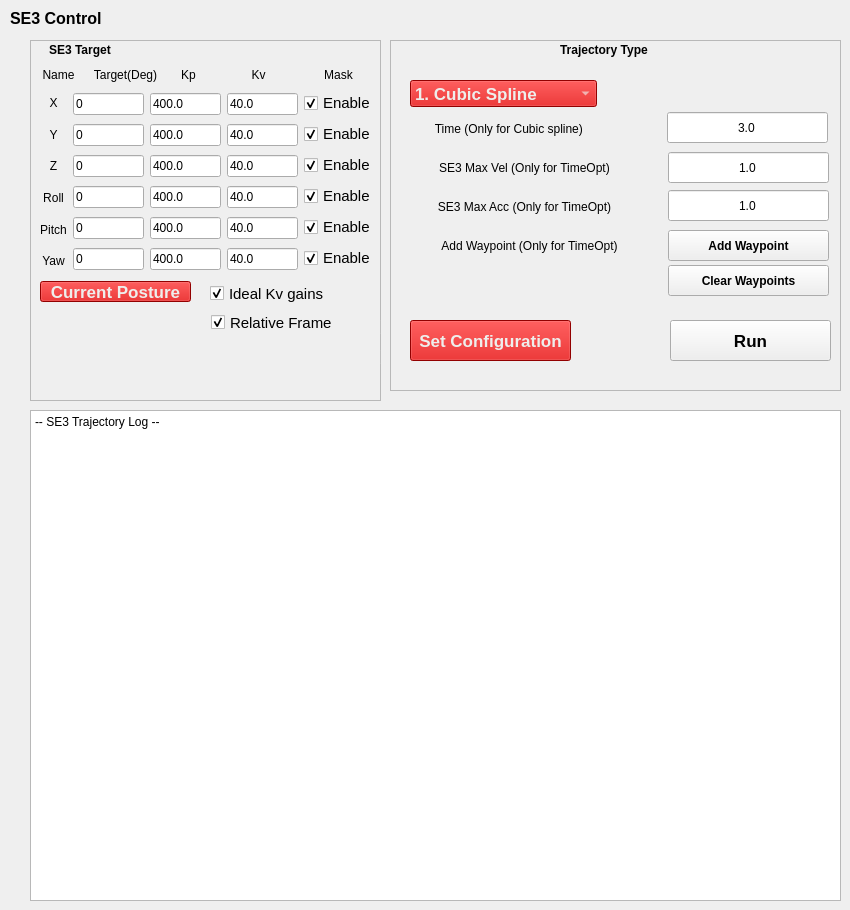
   <widget class="QWidget" name="TASK">
    <widget class="QPlainTextEdit" name="se3_trajectory_log">
     <property name="geometry">
      <rect>
       <x>30</x>
       <y>410</y>
       <width>811</width>
       <height>491</height>
      </rect>
     </property>
     <property name="readOnly">
      <bool>true</bool>
     </property>
     <property name="plainText">
      <string>-- SE3 Trajectory Log --
</string>
     </property>
     <property name="overwriteMode">
      <bool>false</bool>
     </property>
    </widget>
    <widget class="QFrame" name="frame_8">
     <property name="geometry">
      <rect>
       <x>30</x>
       <y>40</y>
       <width>351</width>
       <height>361</height>
      </rect>
     </property>
     <property name="frameShape">
      <enum>QFrame::StyledPanel</enum>
     </property>
     <property name="frameShadow">
      <enum>QFrame::Raised</enum>
     </property>
     <widget class="QLabel" name="label_86">
      <property name="geometry">
       <rect>
        <x>19</x>
        <y>0</y>
        <width>91</width>
        <height>20</height>
       </rect>
      </property>
      <property name="font">
       <font>
        <weight>75</weight>
        <bold>true</bold>
       </font>
      </property>
      <property name="text">
       <string>SE3 Target</string>
      </property>
     </widget>
     <widget class="QLabel" name="label_102">
      <property name="geometry">
       <rect>
        <x>0</x>
        <y>20</y>
        <width>57</width>
        <height>29</height>
       </rect>
      </property>
      <property name="text">
       <string>Name</string>
      </property>
      <property name="alignment">
       <set>Qt::AlignCenter</set>
      </property>
     </widget>
     <widget class="QLabel" name="label_103">
      <property name="geometry">
       <rect>
        <x>130</x>
        <y>20</y>
        <width>57</width>
        <height>29</height>
       </rect>
      </property>
      <property name="text">
       <string>Kp</string>
      </property>
      <property name="alignment">
       <set>Qt::AlignCenter</set>
      </property>
     </widget>
     <widget class="QWidget" name="horizontalLayoutWidget_11">
      <property name="geometry">
       <rect>
        <x>10</x>
        <y>50</y>
        <width>336</width>
        <height>184</height>
       </rect>
      </property>
      <layout class="QHBoxLayout" name="horizontalLayout_17">
       <item>
        <layout class="QVBoxLayout" name="verticalLayout_28">
         <item>
          <widget class="QLabel" name="label_104">
           <property name="text">
            <string>X</string>
           </property>
           <property name="alignment">
            <set>Qt::AlignCenter</set>
           </property>
          </widget>
         </item>
         <item>
          <widget class="QLabel" name="label_106">
           <property name="text">
            <string>Y</string>
           </property>
           <property name="alignment">
            <set>Qt::AlignCenter</set>
           </property>
          </widget>
         </item>
         <item>
          <widget class="QLabel" name="label_107">
           <property name="text">
            <string>Z</string>
           </property>
           <property name="alignment">
            <set>Qt::AlignCenter</set>
           </property>
          </widget>
         </item>
         <item>
          <widget class="QLabel" name="label_108">
           <property name="text">
            <string>Roll</string>
           </property>
           <property name="alignment">
            <set>Qt::AlignCenter</set>
           </property>
          </widget>
         </item>
         <item>
          <widget class="QLabel" name="label_109">
           <property name="text">
            <string>Pitch</string>
           </property>
           <property name="alignment">
            <set>Qt::AlignCenter</set>
           </property>
          </widget>
         </item>
         <item>
          <widget class="QLabel" name="label_110">
           <property name="text">
            <string>Yaw</string>
           </property>
           <property name="alignment">
            <set>Qt::AlignCenter</set>
           </property>
          </widget>
         </item>
        </layout>
       </item>
       <item>
        <layout class="QVBoxLayout" name="verticalLayout_23">
         <item>
          <widget class="QLineEdit" name="se3_x">
           <property name="text">
            <string>0</string>
           </property>
          </widget>
         </item>
         <item>
          <widget class="QLineEdit" name="se3_y">
           <property name="text">
            <string>0</string>
           </property>
          </widget>
         </item>
         <item>
          <widget class="QLineEdit" name="se3_z">
           <property name="text">
            <string>0</string>
           </property>
          </widget>
         </item>
         <item>
          <widget class="QLineEdit" name="se3_roll">
           <property name="text">
            <string>0</string>
           </property>
          </widget>
         </item>
         <item>
          <widget class="QLineEdit" name="se3_pitch">
           <property name="text">
            <string>0</string>
           </property>
          </widget>
         </item>
         <item>
          <widget class="QLineEdit" name="se3_yaw">
           <property name="text">
            <string>0</string>
           </property>
          </widget>
         </item>
        </layout>
       </item>
       <item>
        <layout class="QVBoxLayout" name="verticalLayout_24">
         <item>
          <widget class="QLineEdit" name="se3_kp1">
           <property name="text">
            <string>400.0</string>
           </property>
          </widget>
         </item>
         <item>
          <widget class="QLineEdit" name="se3_kp2">
           <property name="text">
            <string>400.0</string>
           </property>
          </widget>
         </item>
         <item>
          <widget class="QLineEdit" name="se3_kp3">
           <property name="text">
            <string>400.0</string>
           </property>
          </widget>
         </item>
         <item>
          <widget class="QLineEdit" name="se3_kp4">
           <property name="text">
            <string>400.0</string>
           </property>
          </widget>
         </item>
         <item>
          <widget class="QLineEdit" name="se3_kp5">
           <property name="text">
            <string>400.0</string>
           </property>
          </widget>
         </item>
         <item>
          <widget class="QLineEdit" name="se3_kp6">
           <property name="text">
            <string>400.0</string>
           </property>
          </widget>
         </item>
        </layout>
       </item>
       <item>
        <layout class="QVBoxLayout" name="verticalLayout_25">
         <item>
          <widget class="QLineEdit" name="se3_kv1">
           <property name="text">
            <string>40.0</string>
           </property>
          </widget>
         </item>
         <item>
          <widget class="QLineEdit" name="se3_kv2">
           <property name="text">
            <string>40.0</string>
           </property>
          </widget>
         </item>
         <item>
          <widget class="QLineEdit" name="se3_kv3">
           <property name="text">
            <string>40.0</string>
           </property>
          </widget>
         </item>
         <item>
          <widget class="QLineEdit" name="se3_kv4">
           <property name="text">
            <string>40.0</string>
           </property>
          </widget>
         </item>
         <item>
          <widget class="QLineEdit" name="se3_kv5">
           <property name="text">
            <string>40.0</string>
           </property>
          </widget>
         </item>
         <item>
          <widget class="QLineEdit" name="se3_kv6">
           <property name="text">
            <string>40.0</string>
           </property>
          </widget>
         </item>
        </layout>
       </item>
       <item>
        <layout class="QVBoxLayout" name="verticalLayout_31">
         <item>
          <widget class="QCheckBox" name="se3_m1">
           <property name="font">
            <font>
             <pointsize>11</pointsize>
            </font>
           </property>
           <property name="text">
            <string>Enable</string>
           </property>
           <property name="checked">
            <bool>true</bool>
           </property>
          </widget>
         </item>
         <item>
          <widget class="QCheckBox" name="se3_m2">
           <property name="font">
            <font>
             <pointsize>11</pointsize>
            </font>
           </property>
           <property name="text">
            <string>Enable</string>
           </property>
           <property name="checked">
            <bool>true</bool>
           </property>
          </widget>
         </item>
         <item>
          <widget class="QCheckBox" name="se3_m3">
           <property name="font">
            <font>
             <pointsize>11</pointsize>
            </font>
           </property>
           <property name="text">
            <string>Enable</string>
           </property>
           <property name="checked">
            <bool>true</bool>
           </property>
          </widget>
         </item>
         <item>
          <widget class="QCheckBox" name="se3_m4">
           <property name="font">
            <font>
             <pointsize>11</pointsize>
            </font>
           </property>
           <property name="text">
            <string>Enable</string>
           </property>
           <property name="checked">
            <bool>true</bool>
           </property>
          </widget>
         </item>
         <item>
          <widget class="QCheckBox" name="se3_m5">
           <property name="font">
            <font>
             <pointsize>11</pointsize>
            </font>
           </property>
           <property name="text">
            <string>Enable</string>
           </property>
           <property name="checked">
            <bool>true</bool>
           </property>
          </widget>
         </item>
         <item>
          <widget class="QCheckBox" name="se3_m6">
           <property name="font">
            <font>
             <pointsize>11</pointsize>
            </font>
           </property>
           <property name="text">
            <string>Enable</string>
           </property>
           <property name="checked">
            <bool>true</bool>
           </property>
          </widget>
         </item>
        </layout>
       </item>
      </layout>
     </widget>
     <widget class="QLabel" name="label_112">
      <property name="geometry">
       <rect>
        <x>50</x>
        <y>20</y>
        <width>91</width>
        <height>29</height>
       </rect>
      </property>
      <property name="text">
       <string>Target(Deg)</string>
      </property>
      <property name="alignment">
       <set>Qt::AlignCenter</set>
      </property>
     </widget>
     <widget class="QLabel" name="label_113">
      <property name="geometry">
       <rect>
        <x>200</x>
        <y>20</y>
        <width>57</width>
        <height>29</height>
       </rect>
      </property>
      <property name="text">
       <string>Kv</string>
      </property>
      <property name="alignment">
       <set>Qt::AlignCenter</set>
      </property>
     </widget>
     <widget class="QLabel" name="label_123">
      <property name="geometry">
       <rect>
        <x>280</x>
        <y>20</y>
        <width>57</width>
        <height>29</height>
       </rect>
      </property>
      <property name="text">
       <string>Mask</string>
      </property>
      <property name="alignment">
       <set>Qt::AlignCenter</set>
      </property>
     </widget>
     <widget class="QCheckBox" name="checkBox_7">
      <property name="geometry">
       <rect>
        <x>350</x>
        <y>280</y>
        <width>14</width>
        <height>15</height>
       </rect>
      </property>
      <property name="font">
       <font>
        <pointsize>13</pointsize>
       </font>
      </property>
      <property name="text">
       <string/>
      </property>
      <property name="checked">
       <bool>true</bool>
      </property>
     </widget>
     <widget class="QCheckBox" name="checkBox_9">
      <property name="geometry">
       <rect>
        <x>350</x>
        <y>310</y>
        <width>14</width>
        <height>15</height>
       </rect>
      </property>
      <property name="font">
       <font>
        <pointsize>13</pointsize>
       </font>
      </property>
      <property name="text">
       <string/>
      </property>
      <property name="checked">
       <bool>true</bool>
      </property>
     </widget>
     <widget class="QPushButton" name="c_joint_2">
      <property name="geometry">
       <rect>
        <x>10</x>
        <y>241</y>
        <width>151</width>
        <height>21</height>
       </rect>
      </property>
      <property name="font">
       <font>
        <pointsize>13</pointsize>
        <weight>75</weight>
        <bold>true</bold>
       </font>
      </property>
      <property name="styleSheet">
       <string notr="true">background-color: rgb(204, 0, 0);
color: rgb(238, 238, 236);</string>
      </property>
      <property name="text">
       <string>Current Posture</string>
      </property>
     </widget>
     <widget class="QCheckBox" name="ideal_kv_2">
      <property name="geometry">
       <rect>
        <x>180</x>
        <y>242</y>
        <width>161</width>
        <height>23</height>
       </rect>
      </property>
      <property name="font">
       <font>
        <pointsize>11</pointsize>
       </font>
      </property>
      <property name="text">
       <string>Ideal Kv gains</string>
      </property>
      <property name="checked">
       <bool>true</bool>
      </property>
     </widget>
     <widget class="QCheckBox" name="use_rel">
      <property name="geometry">
       <rect>
        <x>181</x>
        <y>271</y>
        <width>161</width>
        <height>23</height>
       </rect>
      </property>
      <property name="font">
       <font>
        <pointsize>11</pointsize>
       </font>
      </property>
      <property name="text">
       <string>Relative Frame</string>
      </property>
      <property name="checked">
       <bool>true</bool>
      </property>
     </widget>
    </widget>
    <widget class="QLabel" name="label_45">
     <property name="geometry">
      <rect>
       <x>10</x>
       <y>10</y>
       <width>221</width>
       <height>17</height>
      </rect>
     </property>
     <property name="font">
      <font>
       <pointsize>12</pointsize>
       <weight>75</weight>
       <bold>true</bold>
      </font>
     </property>
     <property name="styleSheet">
      <string notr="true"/>
     </property>
     <property name="frameShape">
      <enum>QFrame::NoFrame</enum>
     </property>
     <property name="text">
      <string>SE3 Control</string>
     </property>
    </widget>
    <widget class="QFrame" name="frame_9">
     <property name="geometry">
      <rect>
       <x>390</x>
       <y>40</y>
       <width>451</width>
       <height>351</height>
      </rect>
     </property>
     <property name="frameShape">
      <enum>QFrame::StyledPanel</enum>
     </property>
     <property name="frameShadow">
      <enum>QFrame::Raised</enum>
     </property>
     <widget class="QLabel" name="label_125">
      <property name="geometry">
       <rect>
        <x>170</x>
        <y>0</y>
        <width>161</width>
        <height>20</height>
       </rect>
      </property>
      <property name="font">
       <font>
        <weight>75</weight>
        <bold>true</bold>
       </font>
      </property>
      <property name="text">
       <string>Trajectory Type</string>
      </property>
     </widget>
     <widget class="QLabel" name="label_126">
      <property name="geometry">
       <rect>
        <x>20</x>
        <y>74</y>
        <width>201</width>
        <height>29</height>
       </rect>
      </property>
      <property name="text">
       <string>Time (Only for Cubic spline) </string>
      </property>
      <property name="alignment">
       <set>Qt::AlignCenter</set>
      </property>
     </widget>
     <widget class="QLineEdit" name="se3_trajectory_duration">
      <property name="geometry">
       <rect>
        <x>277</x>
        <y>72</y>
        <width>161</width>
        <height>31</height>
       </rect>
      </property>
      <property name="text">
       <string>3.0</string>
      </property>
      <property name="alignment">
       <set>Qt::AlignCenter</set>
      </property>
     </widget>
     <widget class="QComboBox" name="se3_trajectory_mode">
      <property name="geometry">
       <rect>
        <x>20</x>
        <y>40</y>
        <width>187</width>
        <height>27</height>
       </rect>
      </property>
      <property name="sizePolicy">
       <sizepolicy hsizetype="Preferred" vsizetype="Fixed">
        <horstretch>0</horstretch>
        <verstretch>0</verstretch>
       </sizepolicy>
      </property>
      <property name="maximumSize">
       <size>
        <width>187</width>
        <height>27</height>
       </size>
      </property>
      <property name="font">
       <font>
        <pointsize>13</pointsize>
        <weight>75</weight>
        <bold>true</bold>
       </font>
      </property>
      <property name="styleSheet">
       <string notr="true">background-color: rgb(204, 0, 0);
color: rgb(238, 238, 236);</string>
      </property>
      <property name="currentIndex">
       <number>1</number>
      </property>
      <item>
       <property name="text">
        <string>0. Constant </string>
       </property>
      </item>
      <item>
       <property name="text">
        <string>1. Cubic Spline</string>
       </property>
      </item>
      <item>
       <property name="text">
        <string>2. Time Optimization</string>
       </property>
      </item>
     </widget>
     <widget class="QLabel" name="label_127">
      <property name="geometry">
       <rect>
        <x>-1</x>
        <y>113</y>
        <width>271</width>
        <height>29</height>
       </rect>
      </property>
      <property name="text">
       <string>SE3 Max Vel (Only for TimeOpt)</string>
      </property>
      <property name="alignment">
       <set>Qt::AlignCenter</set>
      </property>
     </widget>
     <widget class="QLineEdit" name="se3_trajectory_tvel">
      <property name="geometry">
       <rect>
        <x>278</x>
        <y>112</y>
        <width>161</width>
        <height>31</height>
       </rect>
      </property>
      <property name="text">
       <string>1.0</string>
      </property>
      <property name="alignment">
       <set>Qt::AlignCenter</set>
      </property>
     </widget>
     <widget class="QLabel" name="label_128">
      <property name="geometry">
       <rect>
        <x>-1</x>
        <y>152</y>
        <width>271</width>
        <height>29</height>
       </rect>
      </property>
      <property name="text">
       <string>SE3 Max Acc (Only for TimeOpt)</string>
      </property>
      <property name="alignment">
       <set>Qt::AlignCenter</set>
      </property>
     </widget>
     <widget class="QLineEdit" name="se3_trajectory_tacc">
      <property name="geometry">
       <rect>
        <x>278</x>
        <y>150</y>
        <width>161</width>
        <height>31</height>
       </rect>
      </property>
      <property name="text">
       <string>1.0</string>
      </property>
      <property name="alignment">
       <set>Qt::AlignCenter</set>
      </property>
     </widget>
     <widget class="QPushButton" name="waypoint_add_btn_2">
      <property name="geometry">
       <rect>
        <x>278</x>
        <y>190</y>
        <width>161</width>
        <height>31</height>
       </rect>
      </property>
      <property name="font">
       <font>
        <weight>75</weight>
        <bold>true</bold>
       </font>
      </property>
      <property name="text">
       <string>Add Waypoint</string>
      </property>
     </widget>
     <widget class="QLabel" name="label_133">
      <property name="geometry">
       <rect>
        <x>4</x>
        <y>191</y>
        <width>271</width>
        <height>29</height>
       </rect>
      </property>
      <property name="text">
       <string>Add Waypoint (Only for TimeOpt)</string>
      </property>
      <property name="alignment">
       <set>Qt::AlignCenter</set>
      </property>
     </widget>
     <widget class="QPushButton" name="se3_trajectory_send_1">
      <property name="geometry">
       <rect>
        <x>20</x>
        <y>280</y>
        <width>161</width>
        <height>41</height>
       </rect>
      </property>
      <property name="font">
       <font>
        <pointsize>13</pointsize>
        <weight>75</weight>
        <bold>true</bold>
       </font>
      </property>
      <property name="styleSheet">
       <string notr="true">background-color: rgb(204, 0, 0);
color: rgb(238, 238, 236);</string>
      </property>
      <property name="text">
       <string>Set Configuration</string>
      </property>
     </widget>
     <widget class="QPushButton" name="se3_trajectory_send_2">
      <property name="geometry">
       <rect>
        <x>280</x>
        <y>280</y>
        <width>161</width>
        <height>41</height>
       </rect>
      </property>
      <property name="font">
       <font>
        <pointsize>13</pointsize>
        <weight>75</weight>
        <bold>true</bold>
       </font>
      </property>
      <property name="styleSheet">
       <string notr="true"/>
      </property>
      <property name="text">
       <string>Run</string>
      </property>
     </widget>
     <widget class="QPushButton" name="waypoint_clear_btn_2">
      <property name="geometry">
       <rect>
        <x>278</x>
        <y>225</y>
        <width>161</width>
        <height>31</height>
       </rect>
      </property>
      <property name="font">
       <font>
        <weight>75</weight>
        <bold>true</bold>
       </font>
      </property>
      <property name="text">
       <string>Clear Waypoints</string>
      </property>
     </widget>
    </widget>
   </widget>
